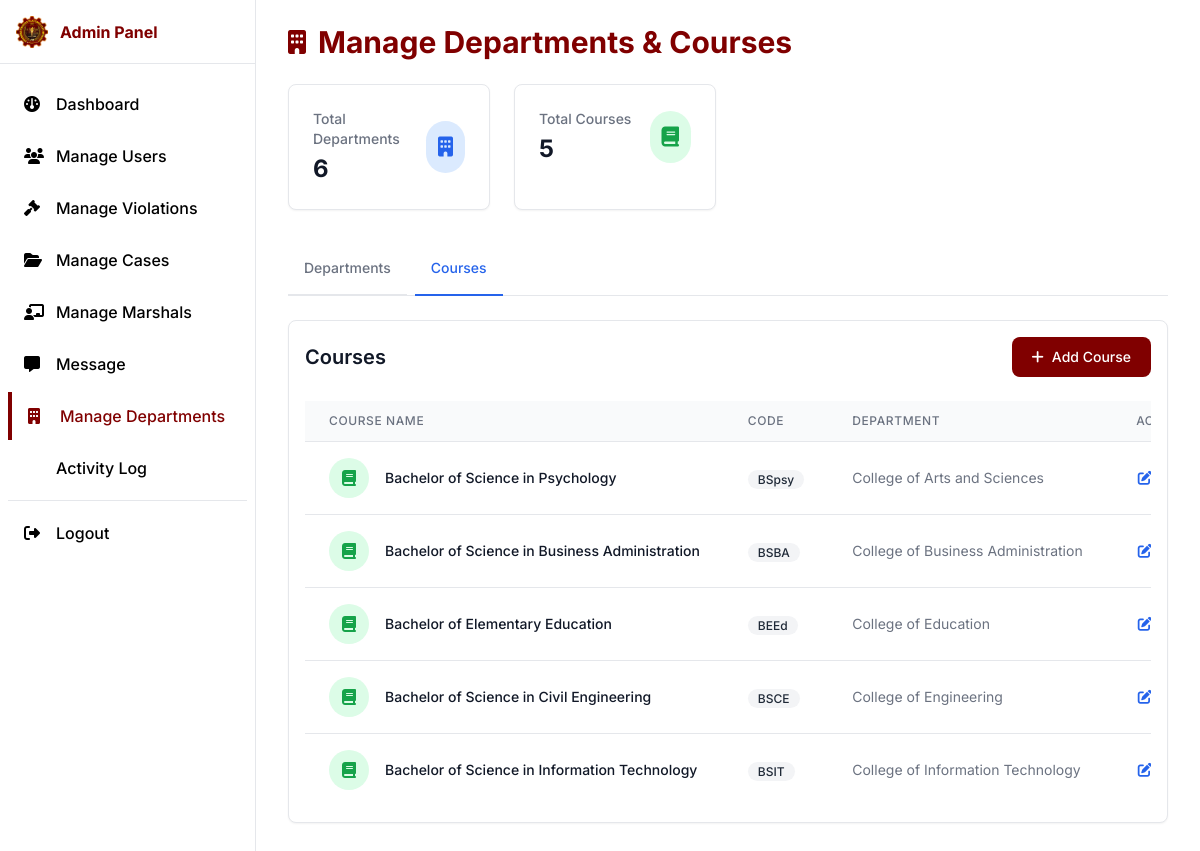
Page /pages/Admin/manage-department.php?tab=courses on the committed database.
### tables this page shows
CREATE TABLE `courses` (
  `id` bigint(20) UNSIGNED NOT NULL,
  `course_name` varchar(150) NOT NULL,
  `course_code` varchar(50) DEFAULT NULL,
  `department_id` bigint(20) UNSIGNED NOT NULL,
  `created_at` timestamp NOT NULL DEFAULT current_timestamp()
);

CREATE TABLE `departments` (
  `id` bigint(20) UNSIGNED NOT NULL,
  `department_name` varchar(150) NOT NULL,
  `abbreviation` varchar(50) DEFAULT NULL,
  `created_at` timestamp NOT NULL DEFAULT current_timestamp()
);

### pages/Admin/manage-department.php (the view, shortened to what this page needs)
<?php
require_once __DIR__ . '/../../components/admin-head.php';
require_once __DIR__ . '/../../database/database.php';
$departments = [];
$courses = [];
$current_tab = isset($_GET['tab']) && in_array($_GET['tab'], ['departments', 'courses']) ? $_GET['tab'] : 'departments';
try {
    $sql = "SELECT
                id,
                department_name AS name,
                abbreviation AS code
            FROM departments
            ORDER BY department_name";
    $stmt = $pdo->query($sql);
    $departments = $stmt->fetchAll(PDO::FETCH_ASSOC);
} catch (PDOException $e) {
    $departments = [];
    error_log("Error fetching departments: " . $e->getMessage());
    set_alert('error', 'Error loading departments. ' . $e->getMessage());
}
try {
    $sql = "SELECT
                c.id,
                c.course_name,
                c.course_code,
                d.department_name AS department,
                c.department_id
            FROM courses c
            LEFT JOIN departments d ON c.department_id = d.id
            ORDER BY d.department_name, c.course_name";
    $stmt = $pdo->query($sql);
    $courses = $stmt->fetchAll(PDO::FETCH_ASSOC);
} catch (PDOException $e) {
    $courses = [];
    error_log("Error fetching courses: " . $e->getMessage());
    set_alert('error', 'Error loading courses. ' . $e->getMessage());
}
include '../../components/admin-sidebar.php';
?>
<div class="min-h-screen md:pl-64">
  <main class="px-4 md:px-8 py-6">
    <div class="flex items-center gap-3 mb-6">
      <i class="fas fa-building text-primary text-2xl"></i>
      <h1 class="text-2xl md:text-3xl font-bold text-primary">Manage Departments & Courses</h1>
    </div>
        <div class="grid grid-cols-1 sm:grid-cols-2 lg:grid-cols-4 gap-4 sm:gap-6 mb-6 sm:mb-8">
            <div class="bg-white border border-gray-200 rounded-lg p-4 sm:p-6 shadow-sm">
                <div class="flex items-center justify-between">
                    <div>
                        <p class="text-sm font-medium text-gray-500">Total Departments</p>
                        <h3 class="text-2xl font-bold text-gray-900 mt-1"><?= count($departments) ?></h3>
                    </div>
                    <div class="p-3 rounded-full bg-blue-100 text-blue-600">
                        <i class="fas fa-building text-xl"></i>
                    </div>
                </div>
            </div>
            <div class="bg-white border border-gray-200 rounded-lg p-4 sm:p-6 shadow-sm">
                <div class="flex items-center justify-between">
                    <div>
                        <p class="text-sm font-medium text-gray-500">Total Courses</p>
                        <h3 class="text-2xl font-bold text-gray-900 mt-1"><?= count($courses) ?></h3>
                    </div>
                    <div class="p-3 rounded-full bg-green-100 text-green-600">
                        <i class="fas fa-book text-xl"></i>
                    </div>
                </div>
            </div>
        </div>
        <div class="border-b border-gray-200 mb-6">
            <ul class="flex flex-wrap -mb-px text-sm font-medium text-center" id="myTab" data-tabs-toggle="#myTabContent" role="tablist">
                <li class="me-2" role="presentation">
                    <button class="inline-block p-4 border-b-2 rounded-t-lg <?= $current_tab === 'departments' ? 'text-blue-600 border-blue-600' : 'text-gray-500 hover:text-gray-600 hover:border-gray-300' ?>"
                            id="departments-tab"
                            data-tabs-target="#departments"
                            type="button"
                            role="tab"
                            aria-controls="departments"
                            aria-selected="<?= $current_tab === 'departments' ? 'true' : 'false' ?>"
                            onclick="window.location.href='?tab=departments'">
                        Departments
                    </button>
                </li>
                <li class="me-2" role="presentation">
                    <button class="inline-block p-4 border-b-2 rounded-t-lg <?= $current_tab === 'courses' ? 'text-blue-600 border-blue-600' : 'text-gray-500 hover:text-gray-600 hover:border-gray-300' ?>"
                            id="courses-tab"
                            data-tabs-target="#courses"
                            type="button"
                            role="tab"
                            aria-controls="courses"
                            aria-selected="<?= $current_tab === 'courses' ? 'true' : 'false' ?>"
                            onclick="window.location.href='?tab=courses'">
                        Courses
                    </button>
                </li>
            </ul>
        </div>
        <div id="myTabContent">
            <div class="p-4 bg-white rounded-lg shadow-sm border border-gray-200 mb-6 <?= $current_tab === 'courses' ? '' : 'hidden' ?>" id="courses" role="tabpanel" aria-labelledby="courses-tab">
                <div class="flex justify-between items-center mb-6">
                    <h3 class="text-xl font-semibold text-gray-900">Courses</h3>
                    <button type="button"
                            class="text-white bg-primary hover:bg-primary/90 focus:ring-4 focus:ring-primary/50 font-medium rounded-lg text-sm px-5 py-2.5 inline-flex items-center transition-colors duration-200"
                            onclick="showCourseModal()">
                        <i class="fas fa-plus mr-2"></i> Add Course
                    </button>
                </div>
                <div class="overflow-x-auto">
                    <table id="coursesTable" class="min-w-full divide-y divide-gray-200">
                        <thead class="bg-gray-50">
                            <tr>
                                <th scope="col" class="px-6 py-3 text-left text-xs font-medium text-gray-500 uppercase tracking-wider">
                                    Course Name
                                </th>
                                <th scope="col" class="px-6 py-3 text-left text-xs font-medium text-gray-500 uppercase tracking-wider">
                                    Code
                                </th>
                                <th scope="col" class="px-6 py-3 text-left text-xs font-medium text-gray-500 uppercase tracking-wider">
                                    Department
                                </th>
                                <th scope="col" class="px-6 py-3 text-right text-xs font-medium text-gray-500 uppercase tracking-wider">Actions</th>
                            </tr>
                        </thead>
                        <tbody class="bg-white divide-y divide-gray-200">
                            <?php foreach ($courses as $course): ?>
                            <tr class="hover:bg-gray-50">
                                <td class="px-6 py-4 whitespace-nowrap">
                                    <div class="flex items-center">
                                        <div class="flex-shrink-0 h-10 w-10 flex items-center justify-center rounded-full bg-green-100 text-green-600">
                                            <i class="fas fa-book"></i>
                                        </div>
                                        <div class="ml-4">
                                            <div class="text-sm font-medium text-gray-900">
                                                <?= htmlspecialchars($course['course_name']) ?>
                                            </div>
                                        </div>
                                    </div>
                                </td>
                                <td class="px-6 py-4 whitespace-nowrap">
                                    <span class="px-2.5 py-0.5 text-xs font-medium rounded-full bg-gray-100 text-gray-800">
                                        <?= htmlspecialchars($course['course_code']) ?>
                                    </span>
                                </td>
                                <td class="px-6 py-4 whitespace-nowrap text-sm text-gray-500">
                                    <?= $course['department'] ? htmlspecialchars($course['department']) : '<span class="text-gray-400">No department</span>' ?>
                                </td>
                                <td class="px-6 py-4 whitespace-nowrap text-right text-sm font-medium">
                                    <button type="button"
                                            class="text-blue-600 hover:text-blue-900 p-1.5 rounded-full hover:bg-blue-50 transition-colors duration-200"
                                            title="Edit"
                                            onclick="editCourse(<?= $course['id'] ?>, '<?= addslashes($course['course_name']) ?>', '<?= addslashes($course['course_code']) ?>', '<?= $course['department_id'] ?>')">
                                        <i class="fas fa-edit w-4 h-4"></i>
                                    </button>
                                </td>
                            </tr>
                            <?php endforeach; ?>
                        </tbody>
                    </table>
                </div>
            </div>
        </div>
<link rel="stylesheet" type="text/css" href="https://cdn.datatables.net/1.11.5/css/jquery.dataTables.css">
<?php include '../../components/admin-footer.php'; ?>

### css/brand-fallback.css (style rules this page uses)
:root { --brand-primary: #800000; --brand-secondary: #a52a2a; }
.text-primary { color: var(--brand-primary) !important; }
.bg-primary { background-color: var(--brand-primary) !important; }

### components/admin-head.php (style rules this page uses)
body { font-family: 'Inter', ui-sans-serif, system-ui, -apple-system, Segoe UI, Roboto, Helvetica, Arial, "Apple Color Emoji", "Segoe UI Emoji"; }

### rows in the picture
courses: course_name "Bachelor of Science in Psychology", course_code "BSpsy", department.department_name "College of Arts and Sciences"
courses: course_name "Bachelor of Science in Business Administration", course_code "BSBA", department.department_name "College of Business Administration"
courses: course_name "Bachelor of Elementary Education", course_code "BEEd", department.department_name "College of Education"
courses: course_name "Bachelor of Science in Civil Engineering", course_code "BSCE", department.department_name "College of Engineering"
courses: course_name "Bachelor of Science in Information Technology", course_code "BSIT", department.department_name "College of Information Technology"

### other values in the picture
count($departments) "6"
count($courses) "5"
